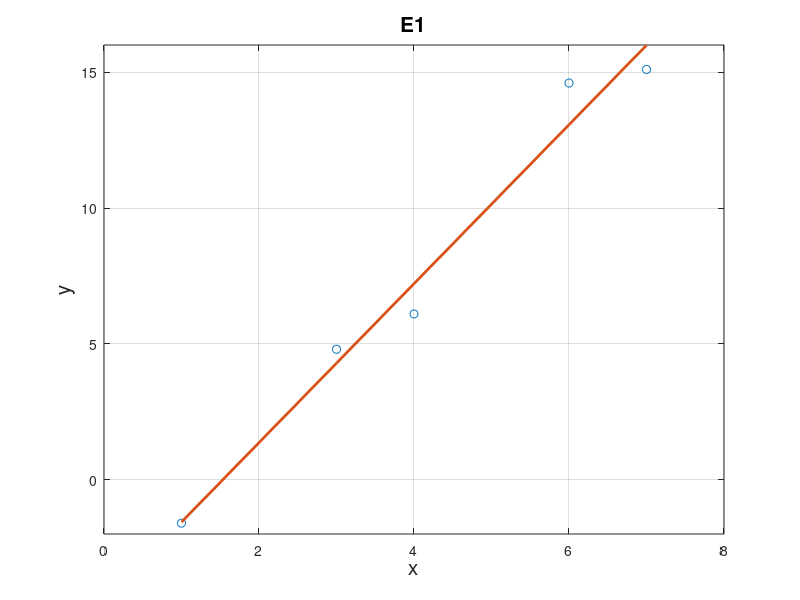

MATLAB code to generate this figure:
clc
close all
clear all

N = 5;
x = [1, 3, 4, 6, 7]';
y = [-1.6 4.8 6.1 14.6 15.1]';

% Affichage des données
figure()
plot(x,y, 'o')
grid on
hold on
xlabel('x', 'Fontsize',15)
ylabel('y', 'Fontsize',15)
title('E1', 'Fontsize',15)
axis([0 8 -2 16])

% Création des sommations permettant de simplifier l'écriture sous forme matricielle
sum_x = sum(x);
sum_y = sum(y);
sum_xy = x'*y;
sum_x2 = x'*x;

% Matrice selon la démonstration D2 page 7 des notes de cours
A = [N, sum_x ; sum_x, sum_x2];
B = [sum_y ; sum_xy];
solution = inv(A)*B;

% Solution finale de forme y = mx + b
y_estime = solution(2)*x+solution(1);

% Affichage de la droite calculée
plot(x, y_estime, 'LineWidth',2)

% Calcul de l'erreur quadratique
E = (y_estime-y)'*(y_estime-y);

% Calcul de la valeur RMS
err_rms = sqrt( mean((y_estime-y).*(y_estime-y)) );
y_moyen = mean(y);
R = (y_estime-y_moyen)'*(y_estime-y_moyen)/((y-y_moyen)'*(y-y_moyen));
NmoinsM = length(y)-length(solution);

% Affichage des résultats
disp(' ')
disp(['Fonction: g(x) = ', num2str(solution(2)), ' x + (', num2str(solution(1)), ')'])
disp(' ')
disp(['Erreur quadratique = ', num2str(E)])
disp(' ')
disp(['Erreur RMS = ', num2str(err_rms)])
disp(' ')
disp(['Corrélation = ', num2str(R)])
disp(' ')
disp(['N - M = ', num2str(NmoinsM)])
